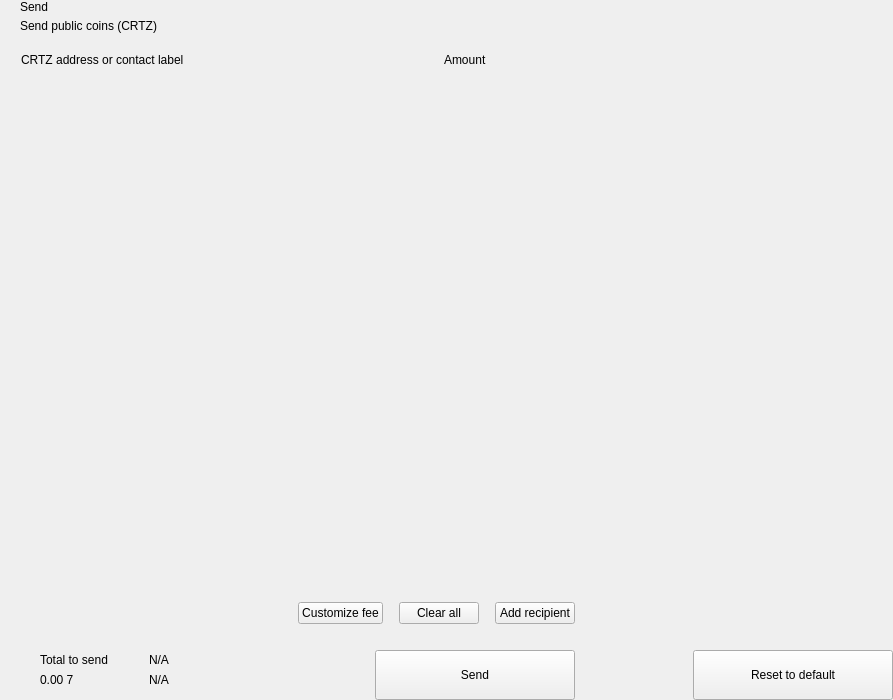
<?xml version="1.0" encoding="UTF-8"?>
<ui version="4.0">
 <class>send</class>
 <widget class="QWidget" name="send">
  <property name="geometry">
   <rect>
    <x>0</x>
    <y>0</y>
    <width>893</width>
    <height>700</height>
   </rect>
  </property>
  <property name="windowTitle">
   <string>Form</string>
  </property>
  <layout class="QHBoxLayout" name="horizontalLayout_2" stretch="2,1">
   <property name="spacing">
    <number>0</number>
   </property>
   <property name="leftMargin">
    <number>0</number>
   </property>
   <property name="topMargin">
    <number>0</number>
   </property>
   <property name="rightMargin">
    <number>0</number>
   </property>
   <property name="bottomMargin">
    <number>0</number>
   </property>
   <item>
    <widget class="QWidget" name="left" native="true">
     <layout class="QVBoxLayout" name="verticalLayout_3">
      <property name="spacing">
       <number>0</number>
      </property>
      <property name="leftMargin">
       <number>0</number>
      </property>
      <property name="topMargin">
       <number>0</number>
      </property>
      <property name="rightMargin">
       <number>0</number>
      </property>
      <property name="bottomMargin">
       <number>0</number>
      </property>
      <item>
       <layout class="QVBoxLayout" name="verticalLayout_22" stretch="0,0,0,1,0,0,0,0">
        <property name="spacing">
         <number>0</number>
        </property>
        <item>
         <layout class="QHBoxLayout" name="horizontalLayout_3">
          <property name="spacing">
           <number>0</number>
          </property>
          <property name="leftMargin">
           <number>20</number>
          </property>
          <property name="rightMargin">
           <number>20</number>
          </property>
          <item>
           <layout class="QVBoxLayout" name="verticalLayout">
            <property name="spacing">
             <number>5</number>
            </property>
            <item>
             <widget class="QLabel" name="labelTitle">
              <property name="text">
               <string>Send</string>
              </property>
              <property name="alignment">
               <set>Qt::AlignLeading|Qt::AlignLeft|Qt::AlignVCenter</set>
              </property>
             </widget>
            </item>
            <item>
             <widget class="QLabel" name="labelSubtitle1">
              <property name="text">
               <string>Send public coins (CRTZ)</string>
              </property>
             </widget>
            </item>
           </layout>
          </item>
          <item>
           <spacer name="horizontalSpacer">
            <property name="orientation">
             <enum>Qt::Horizontal</enum>
            </property>
            <property name="sizeHint" stdset="0">
             <size>
              <width>40</width>
              <height>20</height>
             </size>
            </property>
           </spacer>
          </item>
         </layout>
        </item>
        <item>
         <spacer name="verticalSpacer_2">
          <property name="orientation">
           <enum>Qt::Vertical</enum>
          </property>
          <property name="sizeType">
           <enum>QSizePolicy::Fixed</enum>
          </property>
          <property name="sizeHint" stdset="0">
           <size>
            <width>20</width>
            <height>20</height>
           </size>
          </property>
         </spacer>
        </item>
        <item>
         <layout class="QHBoxLayout" name="horizontalLayout" stretch="6,0,2">
          <property name="spacing">
           <number>0</number>
          </property>
          <property name="leftMargin">
           <number>10</number>
          </property>
          <property name="topMargin">
           <number>0</number>
          </property>
          <property name="rightMargin">
           <number>20</number>
          </property>
          <property name="bottomMargin">
           <number>0</number>
          </property>
          <item>
           <widget class="QLabel" name="labelSubtitleAddress">
            <property name="styleSheet">
             <string notr="true">margin-left:8px;</string>
            </property>
            <property name="text">
             <string>CRTZ address or contact label</string>
            </property>
           </widget>
          </item>
          <item>
           <spacer name="horizontalSpacer_3">
            <property name="orientation">
             <enum>Qt::Horizontal</enum>
            </property>
            <property name="sizeType">
             <enum>QSizePolicy::Fixed</enum>
            </property>
            <property name="sizeHint" stdset="0">
             <size>
              <width>40</width>
              <height>1</height>
             </size>
            </property>
           </spacer>
          </item>
          <item>
           <widget class="QLabel" name="labelSubtitleAmount">
            <property name="text">
             <string>Amount</string>
            </property>
           </widget>
          </item>
         </layout>
        </item>
        <item>
         <widget class="QScrollArea" name="scrollArea">
          <property name="minimumSize">
           <size>
            <width>0</width>
            <height>350</height>
           </size>
          </property>
          <property name="styleSheet">
           <string notr="true">#scrollArea {
            background:transparent;
            margin-top:10px;
}</string>
          </property>
          <property name="horizontalScrollBarPolicy">
           <enum>Qt::ScrollBarAlwaysOff</enum>
          </property>
          <property name="sizeAdjustPolicy">
           <enum>QAbstractScrollArea::AdjustIgnored</enum>
          </property>
          <property name="widgetResizable">
           <bool>true</bool>
          </property>
          <property name="alignment">
           <set>Qt::AlignLeading|Qt::AlignLeft|Qt::AlignTop</set>
          </property>
          <widget class="QWidget" name="scrollAreaWidgetContents">
           <property name="geometry">
            <rect>
             <x>0</x>
             <y>0</y>
             <width>591</width>
             <height>16</height>
            </rect>
           </property>
           <property name="sizePolicy">
            <sizepolicy hsizetype="Preferred" vsizetype="Maximum">
             <horstretch>0</horstretch>
             <verstretch>0</verstretch>
            </sizepolicy>
           </property>
           <property name="autoFillBackground">
            <bool>false</bool>
           </property>
           <property name="styleSheet">
            <string notr="true">#scrollAreaWidgetContents {
             background:transparent;
             }</string>
           </property>
           <layout class="QVBoxLayout" name="verticalLayout_7">
            <property name="spacing">
             <number>0</number>
            </property>
            <property name="sizeConstraint">
             <enum>QLayout::SetDefaultConstraint</enum>
            </property>
            <property name="leftMargin">
             <number>0</number>
            </property>
            <property name="topMargin">
             <number>0</number>
            </property>
            <property name="rightMargin">
             <number>0</number>
            </property>
            <property name="bottomMargin">
             <number>0</number>
            </property>
           </layout>
          </widget>
         </widget>
        </item>
        <item>
         <spacer name="verticalSpacer_4">
          <property name="orientation">
           <enum>Qt::Vertical</enum>
          </property>
          <property name="sizeType">
           <enum>QSizePolicy::Fixed</enum>
          </property>
          <property name="sizeHint" stdset="0">
           <size>
            <width>20</width>
            <height>20</height>
           </size>
          </property>
         </spacer>
        </item>
        <item>
         <layout class="QHBoxLayout" name="horizontalLayout_20">
          <property name="spacing">
           <number>6</number>
          </property>
          <property name="leftMargin">
           <number>20</number>
          </property>
          <property name="rightMargin">
           <number>20</number>
          </property>
          <item>
           <spacer name="horizontalSpacer_4">
            <property name="orientation">
             <enum>Qt::Horizontal</enum>
            </property>
            <property name="sizeHint" stdset="0">
             <size>
              <width>10</width>
              <height>20</height>
             </size>
            </property>
           </spacer>
          </item>
          <item>
           <widget class="QPushButton" name="pushButtonFee">
            <property name="focusPolicy">
             <enum>Qt::NoFocus</enum>
            </property>
            <property name="text">
             <string>Customize fee</string>
            </property>
           </widget>
          </item>
          <item>
           <spacer name="horizontalSpacer_11">
            <property name="orientation">
             <enum>Qt::Horizontal</enum>
            </property>
            <property name="sizeType">
             <enum>QSizePolicy::Minimum</enum>
            </property>
            <property name="sizeHint" stdset="0">
             <size>
              <width>10</width>
              <height>20</height>
             </size>
            </property>
           </spacer>
          </item>
          <item>
           <widget class="QPushButton" name="pushButtonClear">
            <property name="focusPolicy">
             <enum>Qt::NoFocus</enum>
            </property>
            <property name="layoutDirection">
             <enum>Qt::RightToLeft</enum>
            </property>
            <property name="text">
             <string>Clear all</string>
            </property>
           </widget>
          </item>
          <item>
           <spacer name="horizontalSpacer_6">
            <property name="orientation">
             <enum>Qt::Horizontal</enum>
            </property>
            <property name="sizeType">
             <enum>QSizePolicy::Fixed</enum>
            </property>
            <property name="sizeHint" stdset="0">
             <size>
              <width>10</width>
              <height>20</height>
             </size>
            </property>
           </spacer>
          </item>
          <item>
           <widget class="QPushButton" name="pushButtonAddRecipient">
            <property name="focusPolicy">
             <enum>Qt::NoFocus</enum>
            </property>
            <property name="text">
             <string>Add recipient</string>
            </property>
           </widget>
          </item>
         </layout>
        </item>
        <item>
         <spacer name="verticalSpacer">
          <property name="orientation">
           <enum>Qt::Vertical</enum>
          </property>
          <property name="sizeType">
           <enum>QSizePolicy::Fixed</enum>
          </property>
          <property name="sizeHint" stdset="0">
           <size>
            <width>20</width>
            <height>16</height>
           </size>
          </property>
         </spacer>
        </item>
        <item>
         <layout class="QHBoxLayout" name="horizontalLayout_7">
          <property name="rightMargin">
           <number>20</number>
          </property>
          <item>
           <layout class="QHBoxLayout" name="horizontalLayout_10">
            <property name="spacing">
             <number>0</number>
            </property>
            <property name="leftMargin">
             <number>8</number>
            </property>
            <item>
             <widget class="QStackedWidget" name="stackedWidget">
              <property name="minimumSize">
               <size>
                <width>0</width>
                <height>60</height>
               </size>
              </property>
              <property name="maximumSize">
               <size>
                <width>16777215</width>
                <height>60</height>
               </size>
              </property>
              <widget class="QWidget" name="page1">
               <layout class="QVBoxLayout" name="verticalLayout_71" stretch="0">
                <property name="spacing">
                 <number>6</number>
                </property>
                <property name="leftMargin">
                 <number>12</number>
                </property>
                <property name="topMargin">
                 <number>0</number>
                </property>
                <property name="rightMargin">
                 <number>0</number>
                </property>
                <property name="bottomMargin">
                 <number>0</number>
                </property>
                <item>
                 <widget class="QWidget" name="coinWidget" native="true">
                  <property name="minimumSize">
                   <size>
                    <width>0</width>
                    <height>60</height>
                   </size>
                  </property>
                  <property name="maximumSize">
                   <size>
                    <width>16777215</width>
                    <height>60</height>
                   </size>
                  </property>
                  <layout class="QHBoxLayout" name="horizontalLayout_9">
                   <property name="spacing">
                    <number>0</number>
                   </property>
                   <property name="leftMargin">
                    <number>20</number>
                   </property>
                   <property name="topMargin">
                    <number>10</number>
                   </property>
                   <property name="rightMargin">
                    <number>20</number>
                   </property>
                   <property name="bottomMargin">
                    <number>10</number>
                   </property>
                   <item>
                    <layout class="QVBoxLayout" name="verticalSend">
                     <property name="spacing">
                      <number>0</number>
                     </property>
                     <item>
                      <widget class="QLabel" name="labelTitleTotalSend">
                       <property name="text">
                        <string>Total to send</string>
                       </property>
                      </widget>
                     </item>
                     <item>
                      <widget class="QLabel" name="labelAmountSend">
                       <property name="text">
                        <string notr="true">0.00 7</string>
                       </property>
                      </widget>
                     </item>
                    </layout>
                   </item>
                   <item>
                    <spacer name="horizontalSpacer_9">
                     <property name="orientation">
                      <enum>Qt::Horizontal</enum>
                     </property>
                     <property name="sizeType">
                      <enum>QSizePolicy::Fixed</enum>
                     </property>
                     <property name="sizeHint" stdset="0">
                      <size>
                       <width>20</width>
                       <height>20</height>
                      </size>
                     </property>
                    </spacer>
                   </item>
                   <item>
                    <widget class="QLabel" name="labelLine">
                     <property name="minimumSize">
                      <size>
                       <width>1</width>
                       <height>0</height>
                      </size>
                     </property>
                     <property name="maximumSize">
                      <size>
                       <width>1</width>
                       <height>16777215</height>
                      </size>
                     </property>
                     <property name="text">
                      <string/>
                     </property>
                    </widget>
                   </item>
                   <item>
                    <spacer name="horizontalSpacer_10">
                     <property name="orientation">
                      <enum>Qt::Horizontal</enum>
                     </property>
                     <property name="sizeType">
                      <enum>QSizePolicy::Fixed</enum>
                     </property>
                     <property name="sizeHint" stdset="0">
                      <size>
                       <width>20</width>
                       <height>20</height>
                      </size>
                     </property>
                    </spacer>
                   </item>
                   <item>
                    <layout class="QVBoxLayout" name="verticalRemaining">
                     <property name="spacing">
                      <number>0</number>
                     </property>
                     <item>
                      <widget class="QLabel" name="labelTitleTotalRemaining">
                       <property name="text">
                        <string notr="true">N/A</string>
                       </property>
                      </widget>
                     </item>
                     <item>
                      <widget class="QLabel" name="labelAmountRemaining">
                       <property name="text">
                        <string notr="true">N/A</string>
                       </property>
                      </widget>
                     </item>
                    </layout>
                   </item>
                  </layout>
                 </widget>
                </item>
               </layout>
              </widget>
              <widget class="QWidget" name="page_2"/>
             </widget>
            </item>
           </layout>
          </item>
          <item>
           <spacer name="horizontalSpacer_5">
            <property name="orientation">
             <enum>Qt::Horizontal</enum>
            </property>
            <property name="sizeType">
             <enum>QSizePolicy::Expanding</enum>
            </property>
            <property name="sizeHint" stdset="0">
             <size>
              <width>40</width>
              <height>20</height>
             </size>
            </property>
           </spacer>
          </item>
          <item alignment="Qt::AlignBottom">
           <widget class="QPushButton" name="pushButtonSave">
            <property name="minimumSize">
             <size>
              <width>200</width>
              <height>50</height>
             </size>
            </property>
            <property name="maximumSize">
             <size>
              <width>200</width>
              <height>50</height>
             </size>
            </property>
            <property name="focusPolicy">
             <enum>Qt::NoFocus</enum>
            </property>
            <property name="text">
             <string>Send</string>
            </property>
           </widget>
          </item>
         </layout>
        </item>
       </layout>
      </item>
     </layout>
    </widget>
   </item>
   <item>
    <widget class="QWidget" name="right" native="true">
     <layout class="QVBoxLayout" name="verticalLayout_5">
      <property name="leftMargin">
       <number>0</number>
      </property>
      <property name="topMargin">
       <number>0</number>
      </property>
      <property name="rightMargin">
       <number>0</number>
      </property>
      <property name="bottomMargin">
       <number>0</number>
      </property>
      <item>
       <layout class="QVBoxLayout" name="verticalLayout_4">
        <property name="spacing">
         <number>6</number>
        </property>
        <item>
         <widget class="OptionButton" name="btnCoinControl" native="true">
          <property name="minimumSize">
           <size>
            <width>0</width>
            <height>50</height>
           </size>
          </property>
         </widget>
        </item>
        <item>
         <widget class="OptionButton" name="btnChangeAddress" native="true">
          <property name="minimumSize">
           <size>
            <width>0</width>
            <height>50</height>
           </size>
          </property>
         </widget>
        </item>
        <item>
         <widget class="OptionButton" name="btnUri" native="true">
          <property name="minimumSize">
           <size>
            <width>0</width>
            <height>50</height>
           </size>
          </property>
         </widget>
        </item>
        <item>
         <spacer name="verticalSpacer_5">
          <property name="orientation">
           <enum>Qt::Vertical</enum>
          </property>
          <property name="sizeHint" stdset="0">
           <size>
            <width>20</width>
            <height>40</height>
           </size>
          </property>
         </spacer>
        </item>
        <item>
         <layout class="QHBoxLayout" name="horizontalLayout_8">
          <item>
           <spacer name="horizontalSpacer_7">
            <property name="orientation">
             <enum>Qt::Horizontal</enum>
            </property>
            <property name="sizeHint" stdset="0">
             <size>
              <width>40</width>
              <height>20</height>
             </size>
            </property>
           </spacer>
          </item>
          <item>
           <widget class="QPushButton" name="pushButtonReset">
            <property name="minimumSize">
             <size>
              <width>200</width>
              <height>50</height>
             </size>
            </property>
            <property name="maximumSize">
             <size>
              <width>200</width>
              <height>50</height>
             </size>
            </property>
            <property name="focusPolicy">
             <enum>Qt::NoFocus</enum>
            </property>
            <property name="text">
             <string>Reset to default</string>
            </property>
           </widget>
          </item>
         </layout>
        </item>
       </layout>
      </item>
     </layout>
    </widget>
   </item>
  </layout>
 </widget>
 <customwidgets>
  <customwidget>
   <class>OptionButton</class>
   <extends>QWidget</extends>
   <header>qt/pivx/optionbutton.h</header>
   <container>1</container>
  </customwidget>
 </customwidgets>
 <resources/>
 <connections/>
</ui>
